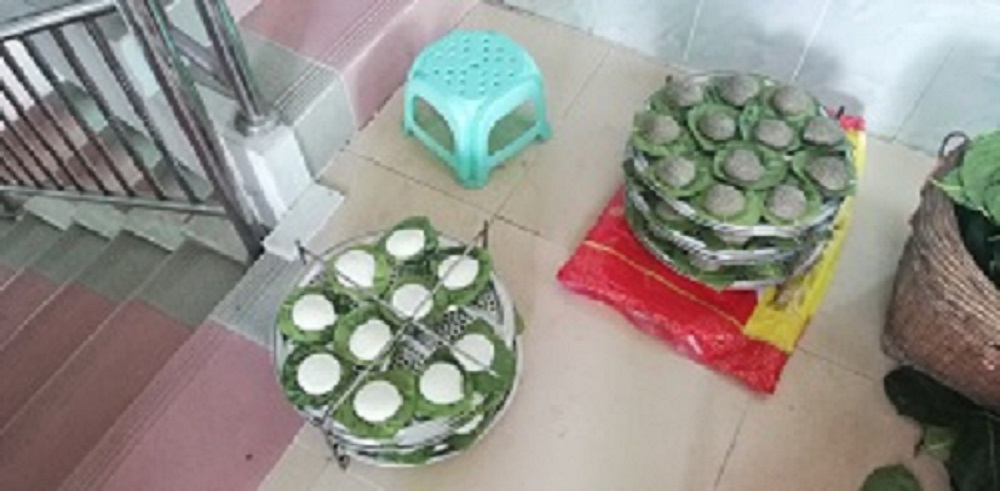
#> input picture img_source/food.jpg, 1000 x 491 px
$ python blurring.py --image ../../img_source/food.jpg
#> lines starting #> are read from the running program, lines starting #| are printed output that depends on the picture
from matplotlib import pyplot as plot
import argparse
import cv2
import numpy as np

ap = argparse.ArgumentParser()
ap.add_argument("-i", "--image", required = True,
help = "Path to the image")
args = vars(ap.parse_args())

image = cv2.imread(args["image"])
#> image is the input picture: shape (491, 1000, 3); mean B, G, R 137.3, 144.4, 148
cv2.imshow("Original", image)

# Average
blurred=np.hstack([
    cv2.blur(image,(3,3)),
    cv2.blur(image,(5,5)),
    cv2.blur(image,(7,7))
])
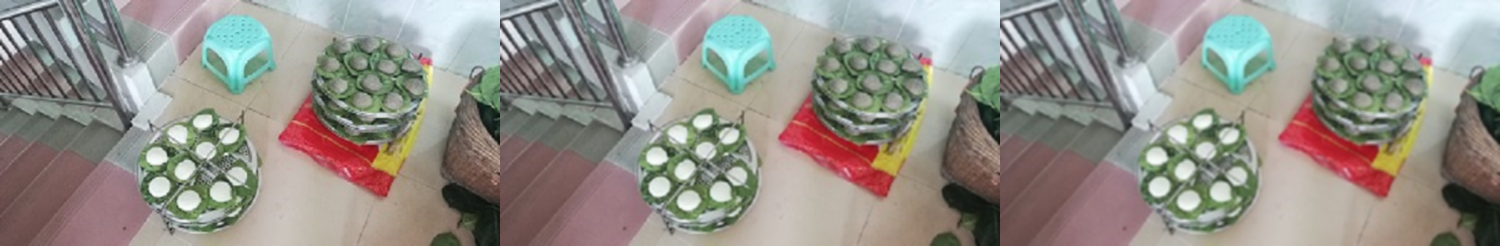
#> blurred: shape (491, 3000, 3) (shown at 1/2 size); mean B, G, R 137.3, 144.4, 148
cv2.imshow("Average",blurred)

# gaussian
blurred=np.hstack([
    cv2.GaussianBlur(image,(3,3),0),
    cv2.GaussianBlur(image,(5,5),0),
    cv2.GaussianBlur(image,(7,7),0)
])
cv2.imshow("Gaussion",blurred)

# median
blurred=np.hstack([
    cv2.medianBlur(image,3),
    cv2.medianBlur(image,5),
    cv2.medianBlur(image,7)
])
cv2.imshow("Medion",blurred)

# Bilateral
blurred = np.hstack((
    cv2.bilateralFilter(image, 5, 21, 21),
    cv2.bilateralFilter(image, 7, 31, 31),
    cv2.bilateralFilter(image, 9, 41, 41)
))
cv2.imshow("Bilateral", blurred)


cv2.waitKey(0)
